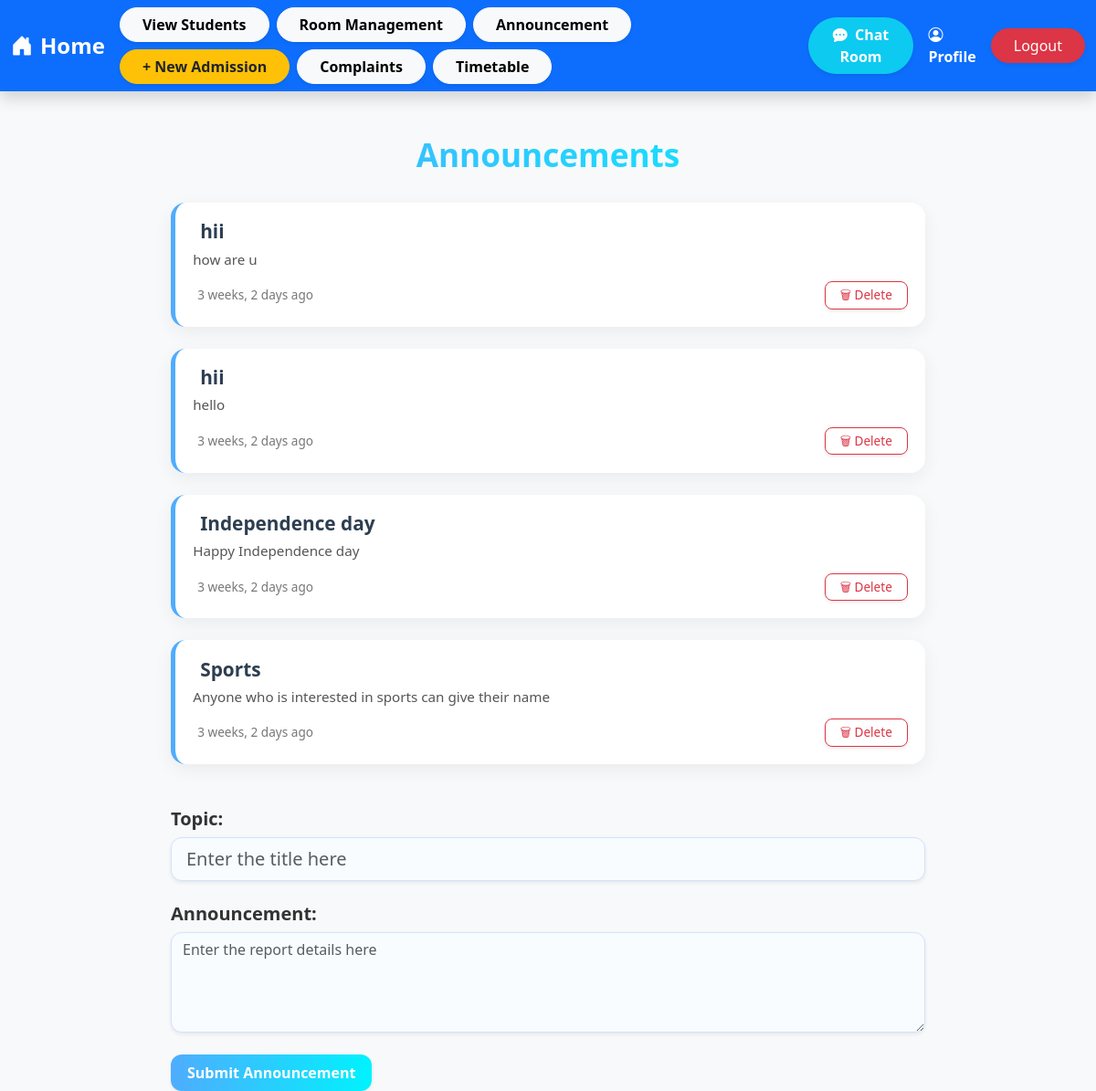
Page /announcement/ (signed in) on the earlier database version.
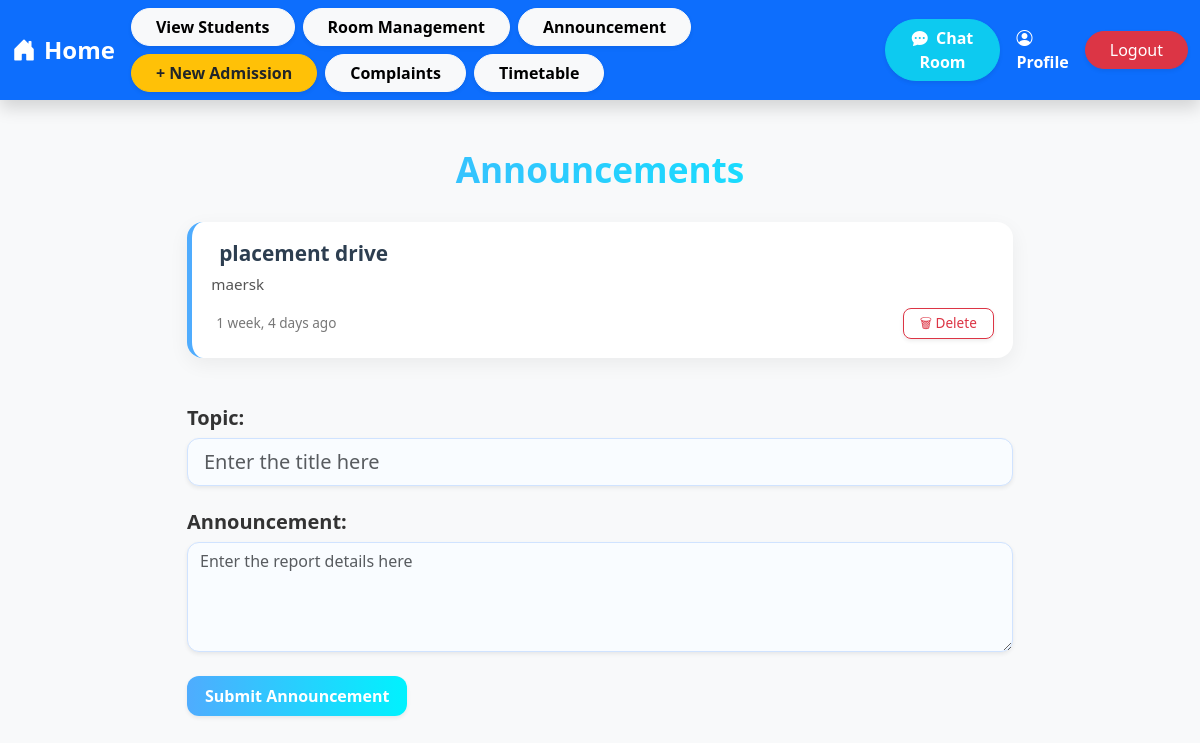
Same page on the later database version.
### admission/models.py (models this page shows, shortened)
class Announcements(models.Model):
    about = models.CharField(max_length=120)
    body = models.TextField(blank=False, null=True)
    created = models.DateTimeField(auto_now_add=True)
    updated = models.DateTimeField(auto_now=True)
    class Meta:
        ordering = ['-updated', '-created']

### admission/views.py (the view, shortened to what this page needs)
# urls.py: path('announcement/',views.announcement_view,name='announcement'),
@login_required
def announcement_view(request):
    announcements = Announcements.objects.all()
    context = {"announcements":announcements}
    return render(request,'admission/announcement.html',context)

### admission/templates/admission/announcement.html (shortened to what this page needs)
{% extends 'base.html' %}
{% block content %}
<div class="container mt-5 announcement-container">
    <h1 class="announcement-title-main">Announcements</h1>
    {% if announcements %}
        {% for announcement in announcements %}
            <div class="announcement-card mb-4">
                <h2 class="announcement-title">{{ announcement.about }}</h2>
                <p class="announcement-body">{{ announcement.body }}</p>
                <div class="d-flex justify-content-between align-items-center">
                    <time class="announcement-time">{{ announcement.created | timesince }} ago</time>
                    {% if request.user.is_superuser %}
                    <a href="{% url 'admission:deleteannouncement' announcement.id %}"
                       class="btn btn-outline-danger btn-sm px-3 shadow-sm"
                       data-bs-toggle="tooltip"
                       data-bs-placement="top"
                       title="Delete Announcement">
                       🗑 Delete
                    </a>
                    {% endif %}
                </div>
            </div>
        {% endfor %}
    {% else %}
        <div class="alert text-center">
            <h4 class="fw-bold">No Announcements Yet!</h4>
            <p class="mb-0">Please check back later.</p>
        </div>
    {% endif %}
    {% if request.user.is_superuser %}
    <form method="POST" class="mt-5">
        <div class="form-group mb-4">
            <label for="id_about" class="form-label h5">Topic:</label>
            <input type="text" name="about" id="id_about"
                   class="form-control form-control-lg shadow-sm"
                   placeholder="Enter the title here" required>
        </div>
        <div class="form-group mb-4">
            <label for="id_body" class="form-label h5">Announcement:</label>
            <textarea name="body" id="id_body"
                      class="form-control shadow-sm" rows="4"
                      placeholder="Enter the report details here" required></textarea>
        </div>
        <button type="submit" class="btn btn-primary shadow-sm">Submit Announcement</button>
    </form>
    {% endif %}
</div>
{% endblock content %}

Differences in the rows shown:
removed Announcements: about "hii", body "how are u", created "3 weeks, 2 days"
removed Announcements: about "hii", body "hello", created "3 weeks, 2 days"
removed Announcements: about "Independence day", body "Happy Independence day", created "3 weeks, 2 days"
removed Announcements: about "Sports", body "Anyone who is interested in sports can give their name", created "3 weeks, 2 days"
added Announcements: about "placement drive", body "maersk", created "1 week, 4 days"
